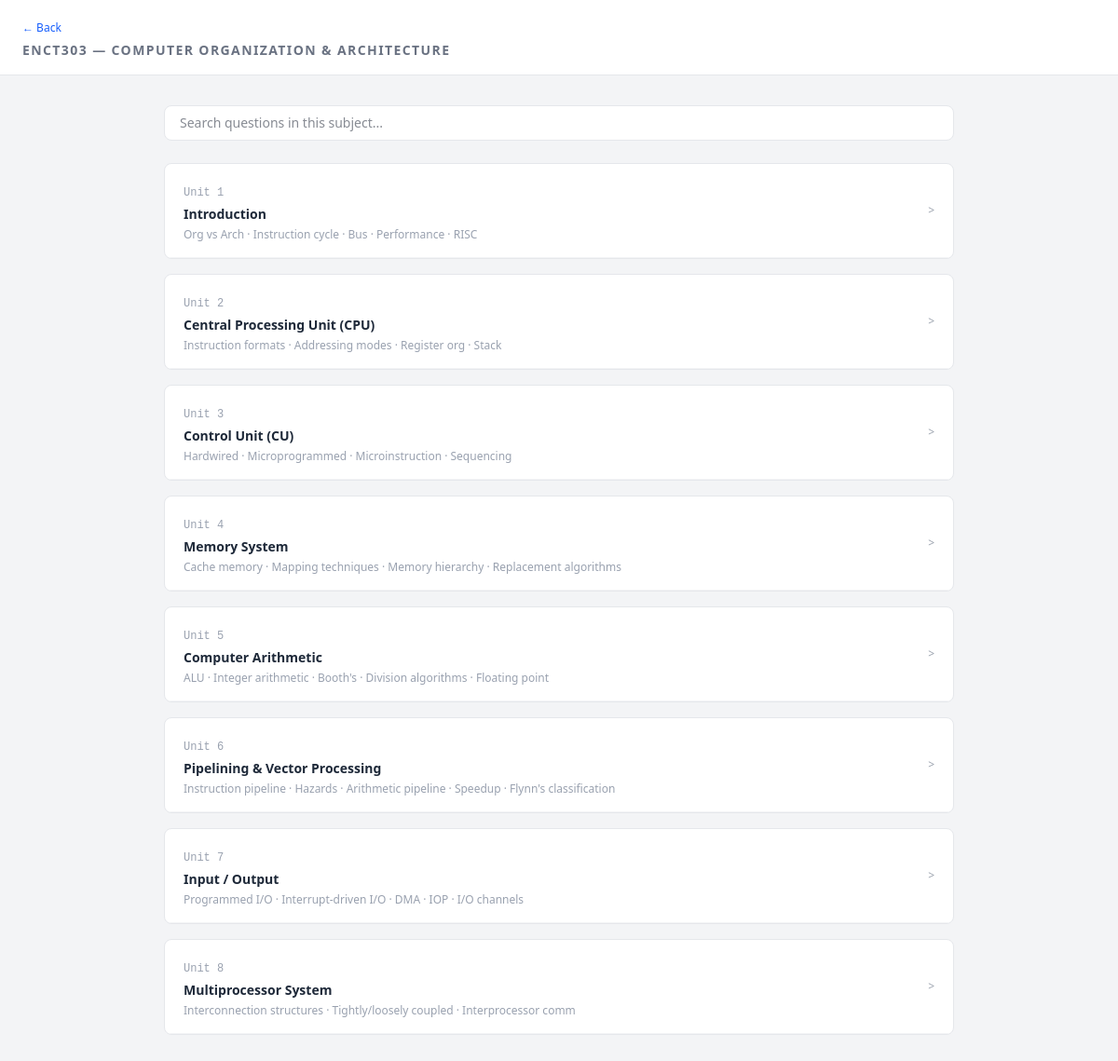
Screenshot of /subject/ENCT303/ with the database file from the repository.
### questions/models.py (models this page shows, shortened)
class Subject(models.Model):
    code = models.CharField(max_length=20)
    name = models.CharField(max_length=200)
    semester = models.IntegerField()

class Chapter(models.Model):
    subject = models.ForeignKey(Subject, on_delete=models.CASCADE, related_name='chapters')
    title = models.CharField(max_length=200)
    subtitle = models.CharField(max_length=300,blank= True)
    order = models.IntegerField()
    concepts = models.JSONField(default=dict, blank=True)

### questions/views.py (the view)
# urls.py: path('subject/<str:subject_code>/', views.subject_detail, name='subject_detail'),
def subject_detail(request, subject_code):
    subject = get_object_or_404(Subject, code=subject_code)
    chapters = subject.chapters.prefetch_related(
        'questions__appearances'
    ).order_by('order')
    return render(request, 'questions/subject.html', {
        'subject': subject,
        'chapters': chapters,
    })

### questions/templates/questions/subject.html (shortened to what this page needs)
<!DOCTYPE html>
<html lang="en">
{% load static %}
<head>
  <link rel="stylesheet" href="{% static 'css/dist/styles.css' %}">
</head>
<body class="bg-gray-100 text-gray-900 font-sans">
  <div class="bg-white border-b border-gray-200 px-6 py-4">
    <a href="{% url 'home' %}" class="text-xs text-blue-600 hover:underline">← Back</a>
    <h1 class="text-sm font-semibold uppercase tracking-widest text-gray-500 mt-1">
      {{ subject.code }} — {{ subject.name }}
    </h1>
  </div>
  <div class="max-w-4xl mx-auto px-6 py-8">
    <div class="mb-6">
      <input
        type="text"
        id="searchInput"
        placeholder="Search questions in this subject..."
        class="w-full px-4 py-2 text-sm border border-gray-200 rounded-lg bg-white focus:outline-none focus:border-blue-400"
      >
    </div>
    {% for chapter in chapters %}
      <div class="chapter-card bg-white border border-gray-200 rounded-lg mb-4 overflow-hidden">
        <div class="px-5 py-4 border-b border-gray-100 cursor-pointer flex items-center justify-between"
             onclick="toggleChapter('chapter-{{ chapter.id }}', this)">
          <div>
            <span class="text-xs font-mono text-gray-400">Unit {{ chapter.order }}</span>
            <h2 class="text-sm font-semibold text-gray-800 mt-1">{{ chapter.title }}</h2>
            <p class="text-xs text-gray-400 mt-1">{{ chapter.subtitle }}</p>
          </div>
          <span class="text-gray-400 text-xs transition-transform duration-200" style="color: #9ca3af;">></span>
        </div>
      </div>
    {% endfor %}
  </div>
</body>
</html>

### rows the page displays
Subject: code "ENCT303", name "COMPUTER ORGANIZATION & ARCHITECTURE"
Chapter: order "1", title "Introduction", subtitle "Org vs Arch · Instruction cycle · Bus · Performance · RISC"
Chapter: order "2", title "Central Processing Unit (CPU)", subtitle "Instruction formats · Addressing modes · Register org · Stack"
Chapter: order "3", title "Control Unit (CU)", subtitle "Hardwired · Microprogrammed · Microinstruction · Sequencing"
Chapter: order "4", title "Memory System", subtitle "Cache memory · Mapping techniques · Memory hierarchy · Replacement algorithms"
Chapter: order "5", title "Computer Arithmetic", subtitle "ALU · Integer arithmetic · Booth's · Division algorithms · Floating point"
